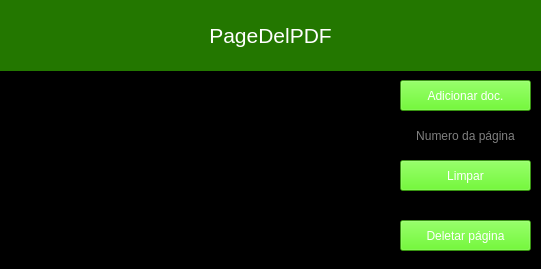
<?xml version="1.0" encoding="UTF-8"?>
<ui version="4.0">
 <class>desingPageDel</class>
 <widget class="QWidget" name="desingPageDel">
  <property name="geometry">
   <rect>
    <x>0</x>
    <y>0</y>
    <width>541</width>
    <height>269</height>
   </rect>
  </property>
  <property name="windowTitle">
   <string>PageDelPDF</string>
  </property>
  <property name="styleSheet">
   <string notr="true">background-color: rgb(0, 0, 0);
background-image: url(:/bgedit/images/texturaBg.jpg);</string>
  </property>
  <widget class="QLabel" name="label">
   <property name="geometry">
    <rect>
     <x>0</x>
     <y>0</y>
     <width>541</width>
     <height>71</height>
    </rect>
   </property>
   <property name="font">
    <font>
     <family>Segoe UI Historic</family>
     <pointsize>16</pointsize>
     <stylestrategy>PreferAntialias</stylestrategy>
    </font>
   </property>
   <property name="styleSheet">
    <string notr="true">background: transparent;
background-color: rgba(71, 238, 0, 0.5);</string>
   </property>
   <property name="text">
    <string>&lt;html&gt;&lt;head/&gt;&lt;body&gt;&lt;p&gt;&lt;span style=&quot; color:#ffffff;&quot;&gt;PageDelPDF&lt;/span&gt;&lt;/p&gt;&lt;/body&gt;&lt;/html&gt;</string>
   </property>
   <property name="alignment">
    <set>Qt::AlignCenter</set>
   </property>
  </widget>
  <widget class="QPushButton" name="btnArquivo">
   <property name="geometry">
    <rect>
     <x>400</x>
     <y>80</y>
     <width>131</width>
     <height>31</height>
    </rect>
   </property>
   <property name="font">
    <font>
     <family>Segoe UI Historic</family>
     <pointsize>9</pointsize>
     <stylestrategy>PreferAntialias</stylestrategy>
    </font>
   </property>
   <property name="cursor">
    <cursorShape>PointingHandCursor</cursorShape>
   </property>
   <property name="whatsThis">
    <string/>
   </property>
   <property name="accessibleDescription">
    <string extracomment=" "/>
   </property>
   <property name="styleSheet">
    <string notr="true">background-color: rgba(71, 238, 0, 0.5);
color: rgb(255, 255, 255);</string>
   </property>
   <property name="text">
    <string>Adicionar doc.</string>
   </property>
  </widget>
  <widget class="QPushButton" name="btnClear">
   <property name="geometry">
    <rect>
     <x>400</x>
     <y>160</y>
     <width>131</width>
     <height>31</height>
    </rect>
   </property>
   <property name="font">
    <font>
     <family>Segoe UI Historic</family>
     <pointsize>9</pointsize>
     <weight>50</weight>
     <bold>false</bold>
     <stylestrategy>PreferAntialias</stylestrategy>
    </font>
   </property>
   <property name="cursor">
    <cursorShape>PointingHandCursor</cursorShape>
   </property>
   <property name="styleSheet">
    <string notr="true">background-color: rgba(71, 238, 0, 0.5);
color: rgb(255, 255, 255);</string>
   </property>
   <property name="text">
    <string>Limpar</string>
   </property>
  </widget>
  <widget class="QPushButton" name="btnDelPage">
   <property name="geometry">
    <rect>
     <x>400</x>
     <y>220</y>
     <width>131</width>
     <height>31</height>
    </rect>
   </property>
   <property name="font">
    <font>
     <family>Segoe UI Historic</family>
     <pointsize>9</pointsize>
     <weight>50</weight>
     <italic>false</italic>
     <bold>false</bold>
     <underline>false</underline>
     <strikeout>false</strikeout>
     <stylestrategy>PreferAntialias</stylestrategy>
    </font>
   </property>
   <property name="cursor">
    <cursorShape>PointingHandCursor</cursorShape>
   </property>
   <property name="styleSheet">
    <string notr="true">background-color: rgba(71, 238, 0, 0.5);
color: rgb(255, 255, 255);</string>
   </property>
   <property name="text">
    <string>Deletar página</string>
   </property>
  </widget>
  <widget class="QListWidget" name="listArquivos">
   <property name="geometry">
    <rect>
     <x>10</x>
     <y>80</y>
     <width>381</width>
     <height>111</height>
    </rect>
   </property>
   <property name="styleSheet">
    <string notr="true">background: transparent;
background-color: rgb(0, 0, 0);
color: rgb(255, 255, 255);</string>
   </property>
  </widget>
  <widget class="QLabel" name="label_2">
   <property name="geometry">
    <rect>
     <x>10</x>
     <y>220</y>
     <width>381</width>
     <height>31</height>
    </rect>
   </property>
   <property name="font">
    <font>
     <family>MS Shell Dlg 2</family>
     <pointsize>10</pointsize>
     <weight>9</weight>
     <italic>false</italic>
     <bold>false</bold>
    </font>
   </property>
   <property name="styleSheet">
    <string notr="true">background: transparent;
background-color: rgb(0, 0, 0);
color: rgb(255, 255, 255);
font: 75 10pt &quot;MS Shell Dlg 2&quot;;</string>
   </property>
   <property name="text">
    <string/>
   </property>
  </widget>
  <widget class="QLineEdit" name="inputPageNum">
   <property name="geometry">
    <rect>
     <x>400</x>
     <y>120</y>
     <width>131</width>
     <height>31</height>
    </rect>
   </property>
   <property name="styleSheet">
    <string notr="true">color: rgb(255, 255, 255);</string>
   </property>
   <property name="alignment">
    <set>Qt::AlignCenter</set>
   </property>
   <property name="placeholderText">
    <string>Numero da página</string>
   </property>
  </widget>
 </widget>
 <resources>
  <include location="BgEdit.qrc"/>
 </resources>
 <connections/>
</ui>
